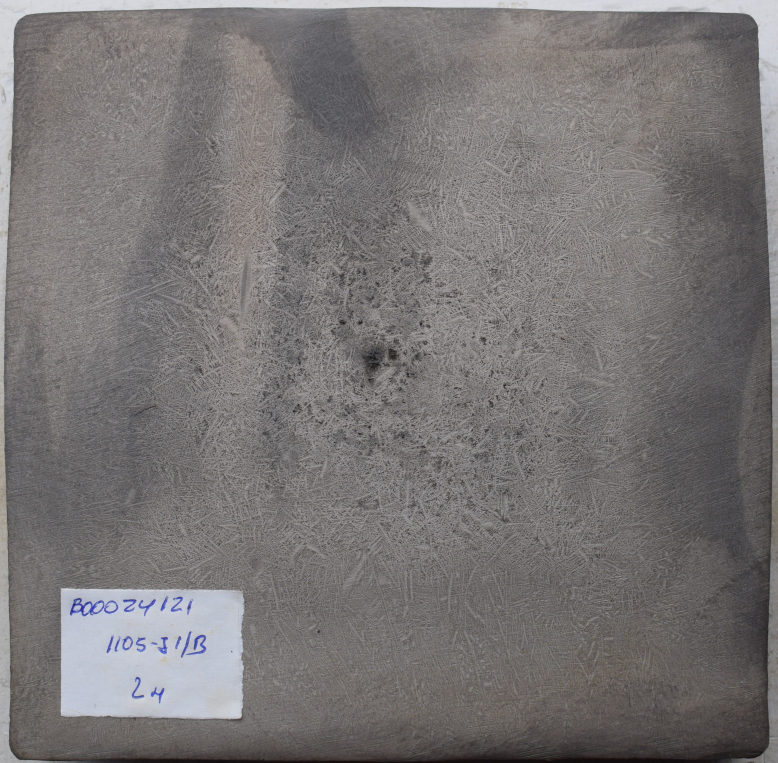
#> input picture imagenes_ultimos_reportess/lect1_1.JPG, 3112 x 3052 px (shown at 1/4 size)
$ python -i label_extractor.py   (imports and definitions only)
#> lines starting #> are read from the running program, lines starting #| are printed output that depends on the picture
# Standard library imports
import os
import sys
import json
import base64
from pathlib import Path

# Third-party imports
import cv2
import numpy as np
import pandas as pd
import ollama

class LabelExtractor:
    """
    Processor for extracting and analyzing etiquetas (labels) using OCR
    """

    def __init__(self):
        """
        Initialize the label extractor with OCR capabilities
        """
        self.name = "etiqueta"
        # Initialize Ollama model
        self.model_name = "granite3.2-vision"
        print(f"Label extractor initialized with OCR model: {self.model_name}")


    # [19 lines left out: function extract_json, not called in this run]

    def extract_label_content(self, img_etiqueta):
        """
        Extract content from a label image using OCR

        Args:
            img_etiqueta: Label image

        Returns:
            Dictionary with extracted fields
        """
        prompt = """
        Act as an OCR specialist with expertise in reading industrial labels.
        Analyze the provided image and:
        1. Recognize all text in the image with high precision.
        2. IMPORTANT: Characters that appear spread apart but are on the same line should be treated as a SINGLE WORD or CODE, not as separate words.
        3. Extract exactly three pieces of information:
        a. "code": The ENTIRE first line of text (treat all characters as part of one code even if spaces appear between them)
        b. "quality": The ENTIRE second line (again, treat all characters as one value)
        c. "line": The ENTIRE third/last line (all characters as one value)
        FORMAT THE OUTPUT AS JSON:
        {
        "code": "entire first line code",
        "quality": "entire second line value",
        "line": "entire third line value"
        }
        Return ONLY valid JSON, nothing else. Do not split codes that appear on the same line even if characters are spaced apart.
        """

        try:
            # Check if input is valid
            if img_etiqueta is None or img_etiqueta.size == 0 or img_etiqueta.shape[0] < 10 or img_etiqueta.shape[1] < 10:
                print("Error: Imagen de etiqueta inválida o demasiado pequeña para OCR")
                return {
                    'code': 'INVALID_IMAGE',
                    'quality': 'INVALID_IMAGE',
                    'line': 'INVALID_IMAGE',
                    'error': 'Invalid or too small image'
                }

            # Convert to grayscale if not already
            if len(img_etiqueta.shape) > 2:
                img_etiqueta = cv2.cvtColor(img_etiqueta, cv2.COLOR_BGR2GRAY)

            # Resize if too small for good OCR
            if img_etiqueta.shape[0] < 50 or img_etiqueta.shape[1] < 50:
                factor = max(50 / img_etiqueta.shape[0], 50 / img_etiqueta.shape[1])
                new_size = (int(img_etiqueta.shape[1] * factor), int(img_etiqueta.shape[0] * factor))
                img_etiqueta = cv2.resize(img_etiqueta, new_size, interpolation=cv2.INTER_CUBIC)

            # Enhance contrast for better OCR
            img_etiqueta = cv2.equalizeHist(img_etiqueta)

            # Check if ollama is available
            if 'ollama' not in sys.modules:
                print("Warning: Ollama module not available. Using fallback OCR.")
                return self.fallback_ocr(img_etiqueta)

            # Encode image for API
            _, img_encoded = cv2.imencode('.jpg', img_etiqueta)
            encoded = base64.b64encode(img_encoded).decode("utf-8")

            try:
                # Call Ollama API
                res = ollama.chat(
                    model=self.model_name,
                    messages=[
                        {
                            'role': 'user',
                            'content': prompt,
                            'images': [encoded],
                            'options': {
                                'temperature': 0,   # Keep consistency
                            }
                        }
                    ]
                )

                # Extract JSON result
                output = self.extract_json(res['message']['content'])

                # Remove spaces from values
                output = {k: v.replace(" ", "") for k, v in output.items()}

                return output
            except Exception as e:
                print(f"Error calling Ollama API: {e}")
                return self.fallback_ocr(img_etiqueta)

        except Exception as e:
            print(f"Error in OCR processing: {e}")
            # Return default values if failed
            return {
                'code': 'OCR_ERROR',
                'quality': 'OCR_ERROR',
                'line': 'OCR_ERROR',
                'error': str(e)
            }

    # [224 lines left out: functions fallback_ocr, generate_report, process, determinar_orientacion_por_zonas, not called in this run]

>>> import cv2
>>> picture = cv2.imread('../../imagenes_ultimos_reportess/lect1_1.JPG')
#> picture is the input picture: shape (3052, 3112, 3); mean B, G, R 116.6, 116.8, 120.1
>>> result = LabelExtractor().extract_label_content(picture)
#> in extract_label_content, `img_etiqueta = cv2.equalizeHist(img_etiqueta)`:
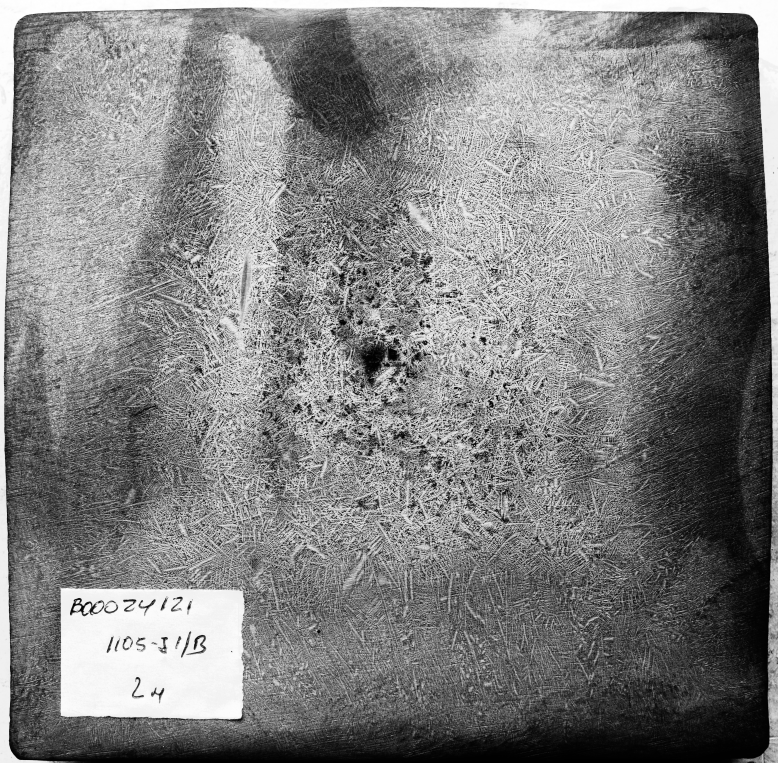
#> img_etiqueta: shape (3052, 3112) (shown at 1/4 size); min 0, max 255, mean 128.8
#> (the run stopped early here; a loop or call above may not have finished)

$ run again, on imagenes_ultimos_reportess/lect1_2.JPG
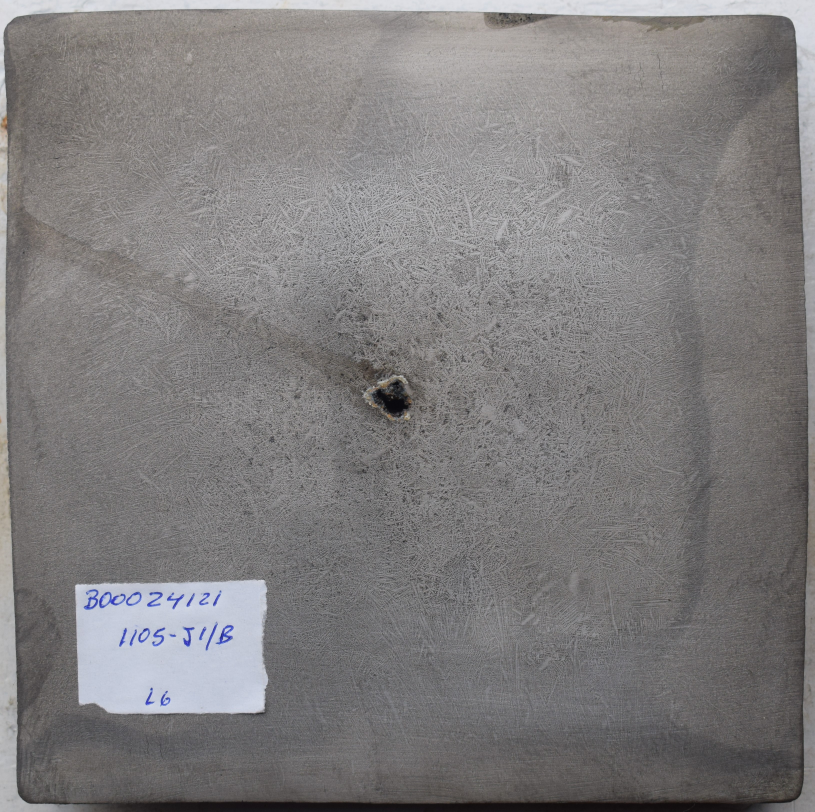
#> input picture imagenes_ultimos_reportess/lect1_2.JPG, 3258 x 3248 px (shown at 1/4 size)
#> picture is the input picture: shape (3248, 3258, 3); mean B, G, R 125.7, 125.2, 127.4
#> in extract_label_content, `img_etiqueta = cv2.equalizeHist(img_etiqueta)`:
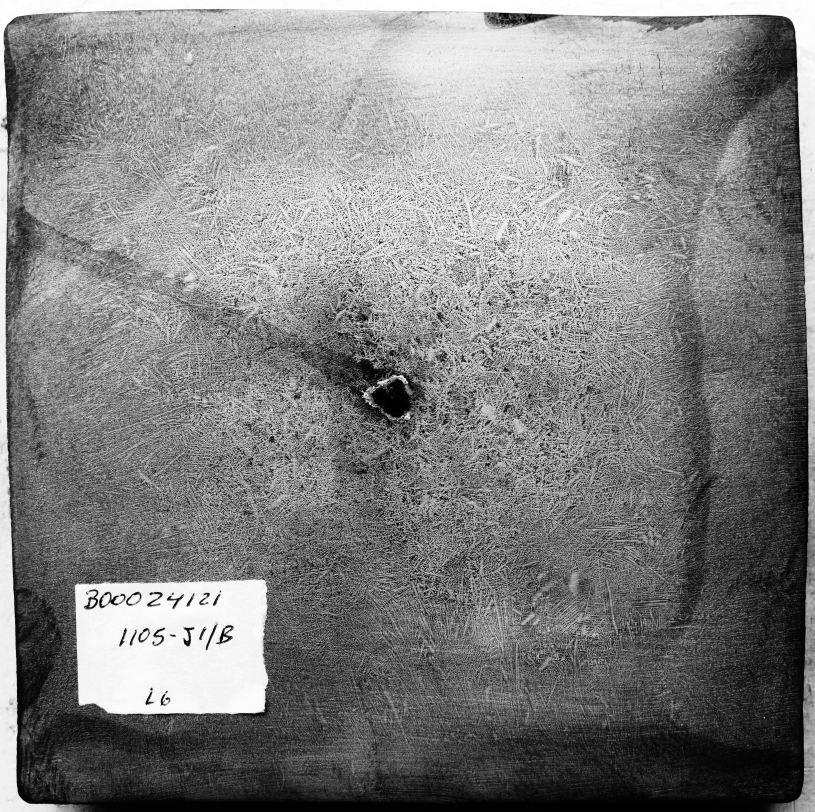
#> img_etiqueta: shape (3248, 3258) (shown at 1/4 size); min 0, max 255, mean 128.7

$ run again, on imagenes_ultimos_reportess/lect1_3.JPG
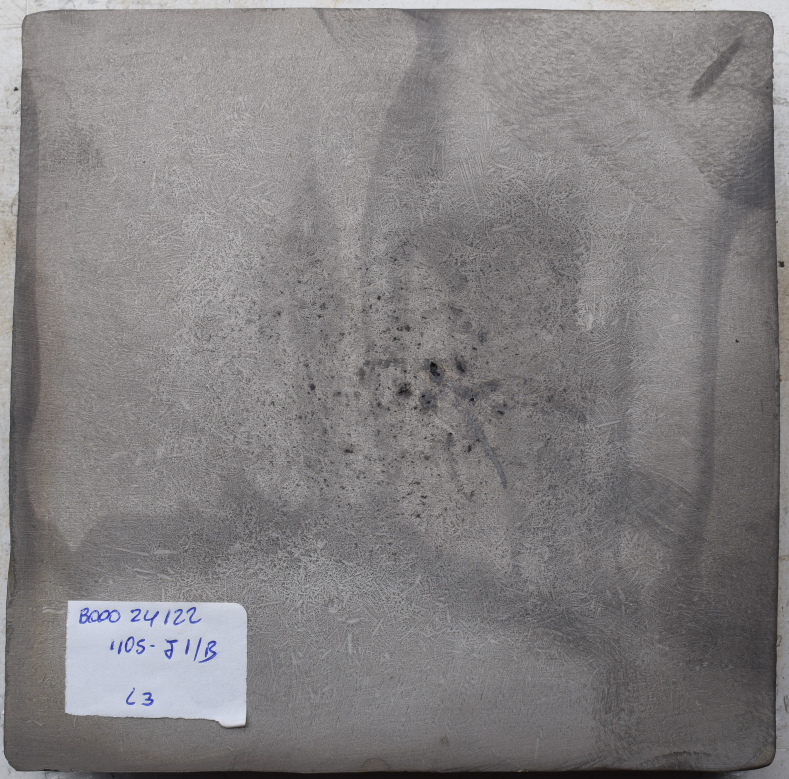
#> input picture imagenes_ultimos_reportess/lect1_3.JPG, 3156 x 3115 px (shown at 1/4 size)
#> picture is the input picture: shape (3115, 3156, 3); mean B, G, R 129.1, 128.2, 130.7
#> in extract_label_content, `img_etiqueta = cv2.equalizeHist(img_etiqueta)`:
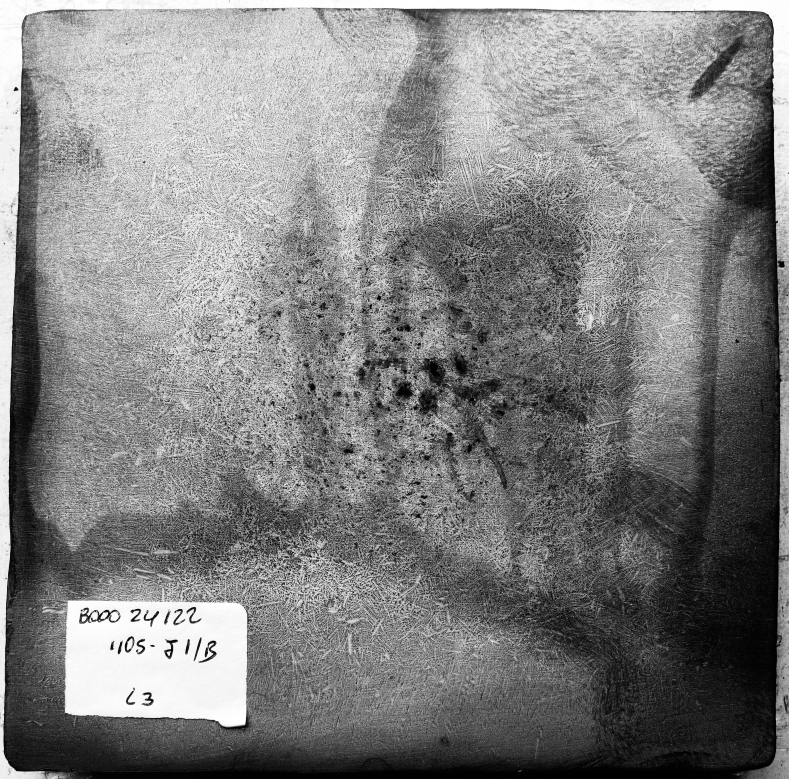
#> img_etiqueta: shape (3115, 3156) (shown at 1/4 size); min 0, max 255, mean 128.7

$ run again, on imagenes_ultimos_reportess/lect1_4.JPG
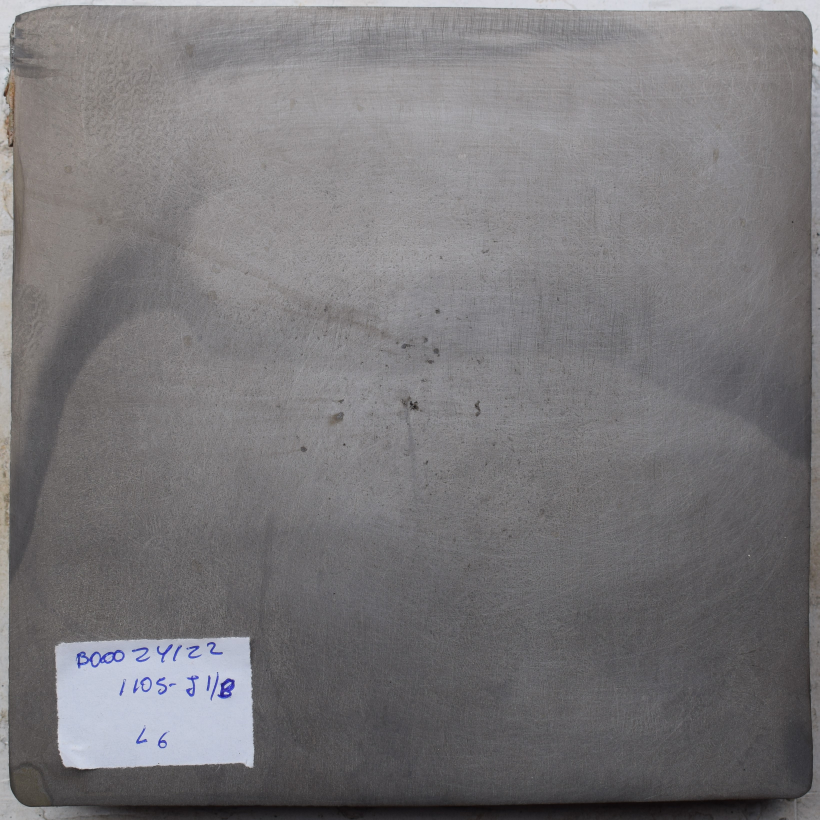
#> input picture imagenes_ultimos_reportess/lect1_4.JPG, 3277 x 3279 px (shown at 1/4 size)
#> picture is the input picture: shape (3279, 3277, 3); mean B, G, R 120.8, 118.6, 120.6
#> in extract_label_content, `img_etiqueta = cv2.equalizeHist(img_etiqueta)`:
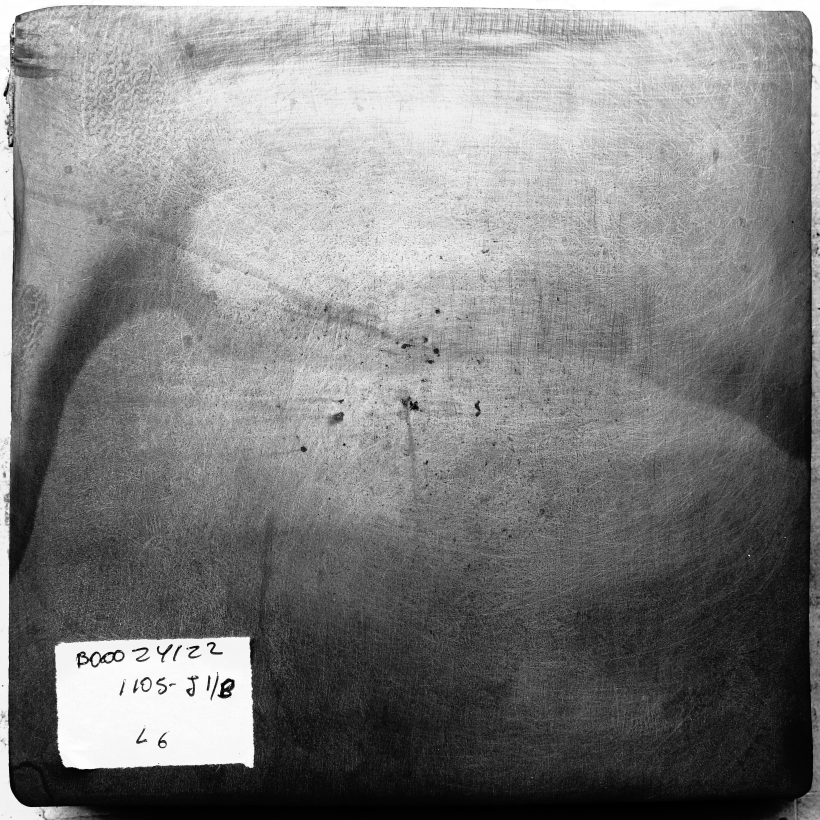
#> img_etiqueta: shape (3279, 3277) (shown at 1/4 size); min 0, max 255, mean 128.7
